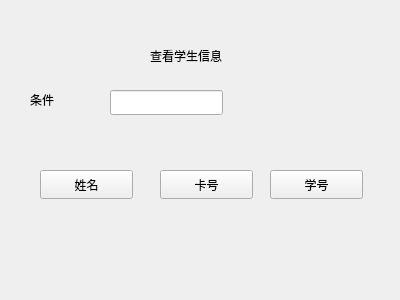
<?xml version="1.0" encoding="UTF-8"?>
<ui version="4.0">
 <class>ViewStudentInfo</class>
 <widget class="QWidget" name="ViewStudentInfo">
  <property name="geometry">
   <rect>
    <x>0</x>
    <y>0</y>
    <width>400</width>
    <height>300</height>
   </rect>
  </property>
  <property name="windowTitle">
   <string>Form</string>
  </property>
  <widget class="QLabel" name="label">
   <property name="geometry">
    <rect>
     <x>150</x>
     <y>40</y>
     <width>121</width>
     <height>31</height>
    </rect>
   </property>
   <property name="text">
    <string>查看学生信息</string>
   </property>
  </widget>
  <widget class="QLineEdit" name="condition">
   <property name="geometry">
    <rect>
     <x>110</x>
     <y>90</y>
     <width>113</width>
     <height>25</height>
    </rect>
   </property>
  </widget>
  <widget class="QLabel" name="label_2">
   <property name="geometry">
    <rect>
     <x>30</x>
     <y>90</y>
     <width>63</width>
     <height>20</height>
    </rect>
   </property>
   <property name="text">
    <string>条件</string>
   </property>
  </widget>
  <widget class="QPushButton" name="Qname">
   <property name="geometry">
    <rect>
     <x>40</x>
     <y>170</y>
     <width>93</width>
     <height>29</height>
    </rect>
   </property>
   <property name="text">
    <string>姓名</string>
   </property>
  </widget>
  <widget class="QPushButton" name="QID">
   <property name="geometry">
    <rect>
     <x>160</x>
     <y>170</y>
     <width>93</width>
     <height>29</height>
    </rect>
   </property>
   <property name="text">
    <string>卡号</string>
   </property>
  </widget>
  <widget class="QPushButton" name="QSchoolID">
   <property name="geometry">
    <rect>
     <x>270</x>
     <y>170</y>
     <width>93</width>
     <height>29</height>
    </rect>
   </property>
   <property name="text">
    <string>学号</string>
   </property>
  </widget>
 </widget>
 <resources/>
 <connections/>
</ui>
